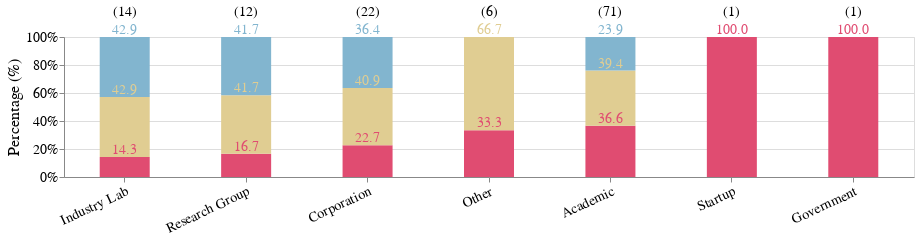

Notebook code for this chart:
### Markdown cell above
# Plot License Breakdowns, by different Categories

### Code cell
util.plot_grouped_chart(
    {"Non-Commercial/\nAcademic": ncao_info, "Unspecified": unspecified_info, "Commercial": commercial_info},
    all_constants["CREATOR_GROUPS"],
    "Creator Groups",
    name_remapper=None,
    exclude_groups={},
    savename="langs_stacked-altair.json"
)

### Figure 1 — Vega-Lite specification as saved in the notebook (floating-point values rounded to 4 significant figures)
{"config": {"view": {"continuousWidth": 300, "continuousHeight": 300}}, "layer": [{"mark": {"type": "bar", "width": 50}, "encoding": {"color": {"field": "category", "legend": null, "scale": {"range": ["#e04c71", "#e0cd92", "#82b5cf"]}, "sort": ["Non-Commercial/\nAcademic", "Unspecified", "Commercial"], "type": "nominal"}, "order": {"field": "order", "type": "ordinal"}, "x": {"axis": {"labelAngle": -25, "labelFontSize": 14}, "field": "index", "sort": ["Industry Lab", "Research Group", "Corporation", "Other", "Academic", "Startup", "Government"], "title": null, "type": "nominal"}, "y": {"axis": {"format": "%", "labelFontSize": 14, "title": "Percentage (%)", "titleFontSize": 16, "titleFontWeight": "normal"}, "field": "percentage", "scale": {"domain": [0, 1]}, "sort": ["Non-Commercial/\nAcademic", "Unspecified", "Commercial"], "stack": "normalize", "type": "quantitative"}}}, {"mark": {"type": "text", "align": "center", "baseline": "middle", "color": "white", "dx": 0, "dy": -7, "fontSize": 14}, "encoding": {"color": {"field": "category", "legend": null, "scale": {"range": ["#e04c71", "#e0cd92", "#82b5cf"]}, "sort": ["Non-Commercial/\nAcademic", "Unspecified", "Commercial"], "type": "nominal"}, "order": {"field": "order", "type": "ordinal"}, "text": {"condition": {"test": "(datum.percentage > 8)", "field": "percentage", "format": ".1f", "type": "quantitative"}, "value": ""}, "x": {"axis": {"labelAngle": -25, "labelFontSize": 14}, "field": "index", "sort": ["Industry Lab", "Research Group", "Corporation", "Other", "Academic", "Startup", "Government"], "title": null, "type": "nominal"}, "y": {"axis": {"format": "%", "labelFontSize": 14, "title": "Percentage (%)", "titleFontSize": 16, "titleFontWeight": "normal"}, "field": "percentage", "scale": {"domain": [0, 1]}, "sort": ["Non-Commercial/\nAcademic", "Unspecified", "Commercial"], "stack": "normalize", "type": "quantitative"}}}, {"data": {"name": "data-62a3e886a29b14b0ff3afd777ad3c745"}, "mark": {"type": "text", "align": "center", "baseline": "top", "dy": -32, "fontSize": 14}, "encoding": {"text": {"field": "text_label", "type": "nominal"}, "x": {"field": "index", "sort": ["Non-Commercial/\nAcademic", "Unspecified", "Commercial"], "title": null, "type": "nominal"}, "y": {"value": 0}}}], "data": {"name": "data-ee5f4f536bb1b74928f6e484d37d6e0d"}, "height": 140, "title": "", "width": 850, "$schema": "https://vega.github.io/schema/vega-lite/v5.17.0.json", "datasets": {"data-ee5f4f536bb1b74928f6e484d37d6e0d": [{"index": "Industry Lab", "category": "Non-Commercial/\nAcademic", "value": 2, "percentage": 14.29, "order": 0}, {"index": "Research Group", "category": "Non-Commercial/\nAcademic", "value": 2, "percentage": 16.67, "order": 0}, {"index": "Corporation", "category": "Non-Commercial/\nAcademic", "value": 5, "percentage": 22.73, "order": 0}, {"index": "Other", "category": "Non-Commercial/\nAcademic", "value": 2, "percentage": 33.33, "order": 0}, {"index": "Academic", "category": "Non-Commercial/\nAcademic", "value": 26, "percentage": 36.62, "order": 0}, {"index": "Startup", "category": "Non-Commercial/\nAcademic", "value": 1, "percentage": 100.0, "order": 0}, {"index": "Government", "category": "Non-Commercial/\nAcademic", "value": 1, "percentage": 100.0, "order": 0}, {"index": "Industry Lab", "category": "Unspecified", "value": 6, "percentage": 42.86, "order": 1}, {"index": "Research Group", "category": "Unspecified", "value": 5, "percentage": 41.67, "order": 1}, {"index": "Corporation", "category": "Unspecified", "value": 9, "percentage": 40.91, "order": 1}, {"index": "Other", "category": "Unspecified", "value": 4, "percentage": 66.67, "order": 1}, {"index": "Academic", "category": "Unspecified", "value": 28, "percentage": 39.44, "order": 1}, {"index": "Startup", "category": "Unspecified", "value": 0, "percentage": 0.0, "order": 1}, {"index": "Government", "category": "Unspecified", "value": 0, "percentage": 0.0, "order": 1}, {"index": "Industry Lab", "category": "Commercial", "value": 6, "percentage": 42.86, "order": 2}, {"index": "Research Group", "category": "Commercial", "value": 5, "percentage": 41.67, "order": 2}, {"index": "Corporation", "category": "Commercial", "value": 8, "percentage": 36.36, "order": 2}, {"index": "Other", "category": "Commercial", "value": 0, "percentage": 0.0, "order": 2}, {"index": "Academic", "category": "Commercial", "value": 17, "percentage": 23.94, "order": 2}, {"index": "Startup", "category": "Commercial", "value": 0, "percentage": 0.0, "order": 2}, {"index": "Government", "category": "Commercial", "value": 0, "percentage": 0.0, "order": 2}], "data-62a3e886a29b14b0ff3afd777ad3c745": [{"index": "Industry Lab", "total": 14, "text_label": "(14)"}, {"index": "Research Group", "total": 12, "text_label": "(12)"}, {"index": "Corporation", "total": 22, "text_label": "(22)"}, {"index": "Other", "total": 6, "text_label": "(6)"}, {"index": "Academic", "total": 71, "text_label": "(71)"}, {"index": "Startup", "total": 1, "text_label": "(1)"}, {"index": "Government", "total": 1, "text_label": "(1)"}]}}
